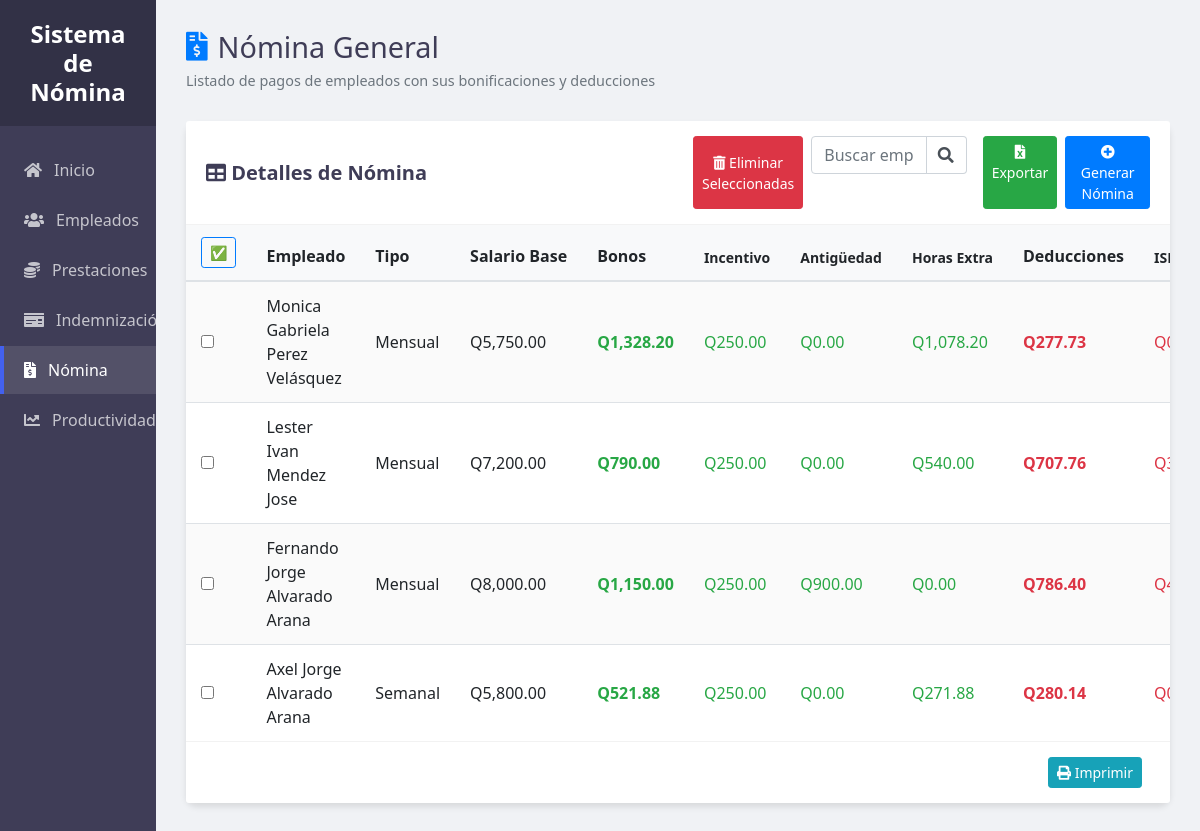
Page /ProyectoNomina/index.php?controller=nomina&action=ver on the committed database.
### tables this page shows
CREATE TABLE `nomina` (
  `ID_Nomina` int(11) NOT NULL AUTO_INCREMENT,
  `ID_Emp` int(11) NOT NULL,
  `Tipo_Nomina` enum('Semanal','Quincenal','Mensual') NOT NULL,
  `Fecha_Nomina` date NOT NULL,
  `Salario_Base` decimal(10,2) NOT NULL,
  `Bono_Incentivo` decimal(10,2) DEFAULT 250.00,
  `Bono_Antiguedad` decimal(10,2) DEFAULT 0.00,
  `Bono_HorasExtras` decimal(10,2) DEFAULT 0.00,
  `ISR` decimal(10,2) DEFAULT 0.00,
  `IGSS` decimal(10,2) DEFAULT 0.00,
  `Total_Neto` decimal(10,2) NOT NULL,
  PRIMARY KEY (`ID_Nomina`),
  KEY `ID_Emp` (`ID_Emp`),
  CONSTRAINT `nomina_ibfk_1` FOREIGN KEY (`ID_Emp`) REFERENCES `empleado` (`ID_Emp`)
);

### ProyectoNomina/Controllers/NominaController.php (called while the page is built, shortened)
<?php
require_once 'Models/NominaModelo.php';
class NominaController {
    private $nomina;
    public function __construct() {
        $db = db::conectar();
        $this->nomina = new NominaModelo($db);
    }
    public function ver() {
    $nominas = $this->nomina->obtenerNominas();
    require_once 'Views/Nomina/ver.php';
    }
}

### ProyectoNomina/Models/NominaModelo.php (called while the page is built, shortened)
<?php
class NominaModelo {
    private $conn;
    public function __construct($db) {
        $this->conn = $db;
    }
    public function obtenerNominas() {
        $stmt = $this->conn->prepare("CALL spObtenerNominas()");
        $stmt->execute();
        return $stmt->fetchAll(PDO::FETCH_ASSOC);
    }
}

### ProyectoNomina/Views/Nomina/Ver.php (the view, shortened to what this page needs)
<!DOCTYPE html>
<html lang="es">
<head>
    <link rel="stylesheet" href="https://cdn.jsdelivr.net/npm/bootstrap@4.6.2/dist/css/bootstrap.min.css">
    <link rel="stylesheet" href="https://cdnjs.cloudflare.com/ajax/libs/font-awesome/5.15.4/css/all.min.css">
    <link rel="stylesheet" href="Public/CSS/styleVer.css">
</head>
<body>
    <div class="sidebar">
        <div class="sidebar-header">
            <h3>Sistema de Nómina</h3>
        </div>
        <ul class="sidebar-menu">
            <li><a href="index.php"><i class="fas fa-home"></i> Inicio</a></li>
            <li><a href="index.php?controller=empleado&action=ver"><i class="fas fa-users"></i> Empleados</a></li>
            <li><a href="index.php?controller=prestacion&action=ver"><i class="fas fa-coins"></i> Prestaciones</a></li>
            <li><a href="index.php?controller=indemnizacion&action=ver"><i class="fas fa-money-check"></i> Indemnización</a></li>
            <li><a href="index.php?controller=nomina&action=ver" class="active"><i class="fas fa-file-invoice-dollar"></i> Nómina</a></li>
            <li><a href="index.php?controller=productividad&action=ver"><i class="fas fa-chart-line"></i> Productividad</a></li>
        </ul>
    </div>
    <div class="main-content">
        <div class="content-container">
            <div class="header">
                <div class="header-title">
                    <h1><i class="fas fa-file-invoice-dollar text-primary"></i> Nómina General</h1>
                    <p class="text-muted">Listado de pagos de empleados con sus bonificaciones y deducciones</p>
                </div>
            </div>
            <div class="card">
                <form id="formEliminarMultiples" method="POST" action="index.php?controller=nomina&action=eliminarMultiples" onsubmit="return confirm('¿Desea eliminar las nóminas seleccionadas?');">
                    <div class="card-header bg-white">
                        <div class="row align-items-center">
                            <div class="col-md-6">
                                <h5 class="mb-0"><i class="fas fa-table"></i> Detalles de Nómina</h5>
                            </div>
                            <div class="col-md-6 text-right">
                                <div class="d-flex justify-content-end">
                                    <button type="submit" class="btn btn-danger btn-sm mr-2">
                                        <i class="fas fa-trash-alt"></i> Eliminar Seleccionadas
                                    </button>
                                    <div class="search-box mr-3">
                                        <div class="input-group">
                                            <input type="text" id="searchInput" class="form-control" placeholder="Buscar empleado...">
                                            <div class="input-group-append">
                                                <span class="input-group-text"><i class="fas fa-search"></i></span>
                                            </div>
                                        </div>
                                    </div>
                                    <a href="core/exportar_nomina.php" class="btn btn-success btn-sm mr-2">
                                        <i class="fas fa-file-excel"></i> Exportar
                                    </a>
                                    <a href="index.php?controller=nomina&action=crear" class="btn btn-primary btn-sm">
                                        <i class="fas fa-plus-circle"></i> Generar Nómina
                                    </a>
                                </div>
                            </div>
                        </div>
                    </div>
                    <div class="card-body p-0">
                        <div class="table-container">
                            <table class="table table-striped table-hover" id="nominaTable">
                                <thead>
                                    <tr>
                                        <th>
                                            <button type="button" class="btn btn-sm btn-outline-primary toggleSelectAll">
                                            ✅
                                            </button>
                                        </th>
                                        <th>Empleado</th>
                                        <th>Tipo</th>
                                        <th>Salario Base</th>
                                        <th>Bonos</th>
                                        <th class="small">Incentivo</th>
                                        <th class="small">Antigüedad</th>
                                        <th class="small">Horas Extra</th>
                                        <th>Deducciones</th>
                                        <th class="small">ISR</th>
                                    </tr>
                                </thead>
                                <tbody>
                                    <?php foreach ($nominas as $n): ?>
                                        <tr>
                                            <td><input type="checkbox" name="ids[]" value="<?= $n['ID_Nomina'] ?>" class="custom-checkbox"></td>
                                            <td><?= htmlspecialchars($n['nombre_empleado'] ?? 'Empleado') ?></td>
                                            <td class="tipo-nomina-cell" data-id="<?= $n['ID_Nomina'] ?>">
                                                <span class="tipo-nomina-text"><?= $n['Tipo_Nomina'] ?></span>
                                            </td>
                                            <td>Q<?= number_format($n['Salario_Base'], 2) ?></td>
                                            <td class="text-success"><strong>Q<?= number_format($n['Bono_Incentivo'] + $n['Bono_Antiguedad'] + $n['Bono_HorasExtras'], 2) ?></strong></td>
                                            <td class="text-success">Q<?= number_format($n['Bono_Incentivo'], 2) ?></td>
                                            <td class="text-success">Q<?= number_format($n['Bono_Antiguedad'], 2) ?></td>
                                            <td class="text-success">Q<?= number_format($n['Bono_HorasExtras'], 2) ?></td>
                                            <td class="text-danger"><strong>Q<?= number_format($n['ISR'] + $n['IGSS'], 2) ?></strong></td>
                                            <td class="text-danger">Q<?= number_format($n['ISR'], 2) ?></td>
                                        </tr>
                                    <?php endforeach; ?>
                                </tbody>
                            </table>
                        </div>
                </form>
            </div>
            <div class="card-footer text-right">
                <button onclick="window.print()" class="btn btn-info btn-sm mr-2">
                    <i class="fas fa-print"></i> Imprimir
                </button>
            </div>
        </div>
    </div>
</body>
</html>

### ProyectoNomina/Public/CSS/styleVer.css (style rules this page uses)
:root { --primary: #4361ee; --secondary: hsl(245, 17%, 29%); --success: #23a359; --danger: #e74c3c; --light: #f8f9fa; --dark: #343a40; --gray: #6c757d; --sidebar-width: 13%; }
body { margin: 0; padding: 0; font-family: 'Segoe UI', Roboto, 'Helvetica Neue', Arial, sans-serif; background-color: #f0f2f5; display: flex; min-height: 100vh; overflow: hidden; }
.sidebar { width: var(--sidebar-width); background-color: var(--secondary); color: white; position: fixed; height: 100vh; overflow-y: auto; z-index: 100; }
.sidebar-header { padding: 20px; background-color: rgba(0, 0, 0, 0.2); text-align: center; }
.sidebar-header h3 { margin: 0; font-size: 1.5rem; font-weight: 600; }
.sidebar-menu { list-style: none; padding: 0; margin: 20px 0; }
.sidebar-menu li { margin-bottom: 2px; }
.sidebar-menu a { display: flex; align-items: center; padding: 12px 20px; color: rgba(255, 255, 255, 0.7); text-decoration: none; transition: all 0.3s; border-left: 4px solid transparent; }
.sidebar-menu a:hover, .sidebar-menu a.active { background-color: rgba(255, 255, 255, 0.1); color: white; border-left-color: var(--primary); }
.sidebar-menu i { margin-right: 12px; }
.main-content { flex: 1; margin-left: var(--sidebar-width); height: 100vh; overflow-y: auto; }
.content-container { padding: 30px; max-width: 1800px; margin: 0 auto; }
.header { display: flex; justify-content: space-between; align-items: center; margin-bottom: 30px; }
.header-title h1 { margin: 0; font-size: 1.8rem; color: var(--secondary); display: flex; align-items: center; }
.header-title h1 i { margin-right: 10px; }
.header-title p { margin: 5px 0 0; font-size: 0.9rem; }
.card { border: none; border-radius: 10px; box-shadow: 0 4px 6px rgba(0, 0, 0, 0.1); margin-bottom: 30px; background-color: white; }
.card-header { padding: 15px 20px; border-bottom: 1px solid rgba(0, 0, 0, 0.05); }
.card-header h5 { font-weight: 600; color: var(--secondary); }
.table-container { max-height: calc(100vh - 250px); overflow-y: auto; overflow-x: auto; }
.table { margin-bottom: 0; width: 100%; }
.table thead th { position: sticky; top: 0; background-color: #f8f9fa; z-index: 10; font-weight: 600; border-top: none; border-bottom: 2px solid #dee2e6; padding: 12px 15px; white-space: nowrap; }
.table td { padding: 12px 15px; vertical-align: middle; }
.table-striped tbody tr:nth-of-type(odd) { background-color: rgba(0, 0, 0, 0.02); }
.card-footer { background-color: white; border-top: 1px solid rgba(0, 0, 0, 0.05); padding: 15px 20px; }
.search-box { max-width: 300px; margin-left: auto; }
.search-box .form-control { border-top-right-radius: 0; border-bottom-right-radius: 0; }
.search-box .input-group-text { background-color: white; border-left: none; }

### rows in the picture
nomina: nombre_empleado "Monica Gabriela Perez Velásquez", Tipo_Nomina "Mensual", Salario_Base "5,750.00", $n['Bono_Incentivo'] + $n['Bono_Antiguedad'] + $n['Bono_HorasExtras'] "1,328.20", Bono_Incentivo "250.00", Bono_Antiguedad "0.00", Bono_HorasExtras "1,078.20", $n['ISR'] + $n['IGSS'] "277.73"
nomina: nombre_empleado "Lester Ivan Mendez Jose", Tipo_Nomina "Mensual", Salario_Base "7,200.00", $n['Bono_Incentivo'] + $n['Bono_Antiguedad'] + $n['Bono_HorasExtras'] "790.00", Bono_Incentivo "250.00", Bono_Antiguedad "0.00", Bono_HorasExtras "540.00", $n['ISR'] + $n['IGSS'] "707.76"
nomina: nombre_empleado "Fernando Jorge Alvarado Arana", Tipo_Nomina "Mensual", Salario_Base "8,000.00", $n['Bono_Incentivo'] + $n['Bono_Antiguedad'] + $n['Bono_HorasExtras'] "1,150.00", Bono_Incentivo "250.00", Bono_Antiguedad "900.00", Bono_HorasExtras "0.00", $n['ISR'] + $n['IGSS'] "786.40"
nomina: nombre_empleado "Axel Jorge Alvarado Arana", Tipo_Nomina "Semanal", Salario_Base "5,800.00", $n['Bono_Incentivo'] + $n['Bono_Antiguedad'] + $n['Bono_HorasExtras'] "521.88", Bono_Incentivo "250.00", Bono_Antiguedad "0.00", Bono_HorasExtras "271.88", $n['ISR'] + $n['IGSS'] "280.14"
